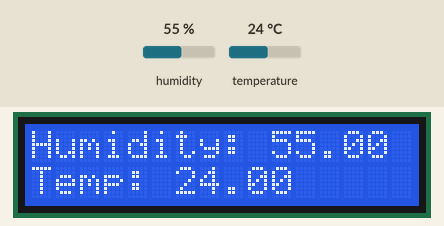
Simulated run of this sketch. Board: Arduino Uno, built with avr-gcc and run on an emulated ATmega328P. On the bench: 16×2 character LCD. Inputs (shaded band) come from the test bench; at power-on: humidity 55 %, temperature 24 °C.

Above: at 1.2 s.
1.3 s: humidity set to 22 %
At 5.9 s:
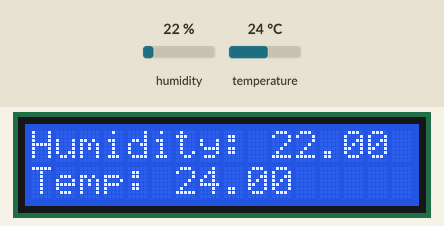
7.3 s: temperature set to 12 °C
At 11.7 s:
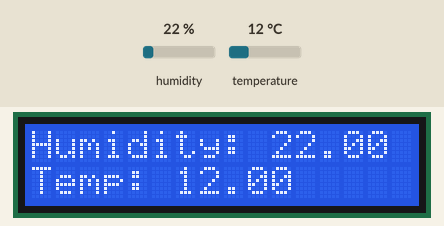
13.3 s: humidity set to 40 %
At 16.2 s:
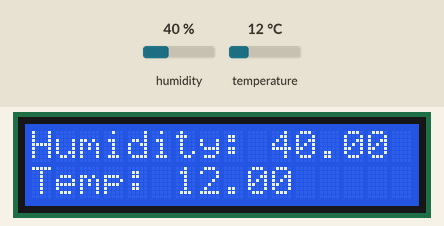
19.3 s: temperature set to 19 °C
At 20.7 s:
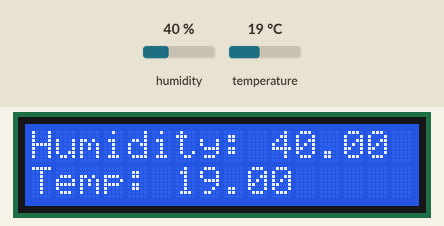
Timing chart, 0 to 22.3 s (numbered marks = the images above; inputs shaded):
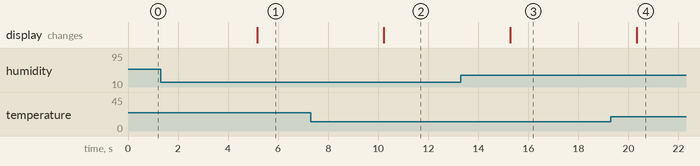

The sketch:

Measure_Humidity_with_Arduino.ino
```cpp
#include <Wire.h>
#include <LiquidCrystal_I2C.h> //LCD library for i2c
#include <dht.h> //DHT11 library (view my previous tutorials)
#define dht_apin A0 // the A0 pin for the humidity sensor

LiquidCrystal_I2C lcd(0x27, 16, 2);

dht DHT;

void setup() {
  lcd.begin();
  lcd.backlight(); //To turn the backlight ON
}

void loop() {
  //Start of Program
  DHT.read11(dht_apin);
  lcd.clear(); //important as we clear the old data from the LCD before loading more data on to it
  lcd.setCursor(0,0);
  lcd.print("Humidity: ");
  lcd.print(DHT.humidity);
  lcd.setCursor(0,1);
  lcd.print("Temp: ");
  lcd.print(DHT.temperature);
  delay(5000); //The sample rate at which we will take the readings


}
```

Measured:
- after the input at 1.3 s, the display: changes after 3.9 s (image 1)
- after the input at 7.3 s, the display: changes after 2.9 s (image 2)
- after the input at 13.3 s, the display: changes after 2.0 s (image 3)
- after the input at 19.3 s, the display: changes after 1.0 s (image 4)
